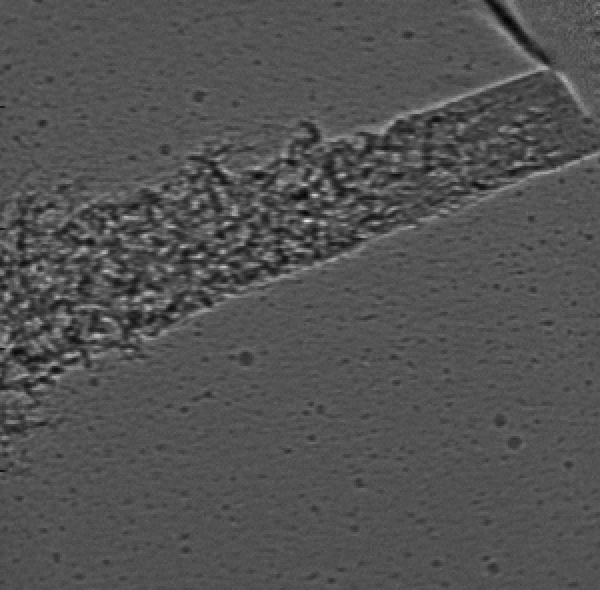
#> input picture 1.png, 600 x 590 px, found by its file name
$ jupyter execute --allow-errors Gabor_skikit.ipynb   (older library calls are emulated)
#> lines starting #> are read from the running program, lines starting #| are printed output that depends on the picture
[cell 1]
from __future__ import print_function

import matplotlib.pyplot as plt
import numpy as np
from scipy import ndimage as ndi

from skimage import data
from skimage.io import imread
from skimage.util import img_as_float
from skimage.filters import gabor_kernel

[cell 2]
def compute_feats(image, kernels):
    feats = np.zeros((len(kernels), 2), dtype=np.double)
    for k, kernel in enumerate(kernels):
        filtered = ndi.convolve(image, kernel, mode='wrap')
        feats[k, 0] = filtered.mean()
        feats[k, 1] = filtered.var()
    return feats


def match(feats, ref_feats):
    min_error = np.inf
    min_i = None
    for i in range(ref_feats.shape[0]):
        error = np.sum((feats - ref_feats[i, :])**2)
        if error < min_error:
            min_error = error
            min_i = i
    return min_i

[cell 3]
# prepare filter bank kernels
kernels = []
for theta in range(4):
    theta = theta / 4. * np.pi
    for sigma in (1, 3):
        for frequency in (0.05, 0.25):
            kernel = np.real(gabor_kernel(frequency, theta=theta,
                                          sigma_x=sigma, sigma_y=sigma))
            kernels.append(kernel)

[cell 4]
shrink = (slice(0, None, 3), slice(0, None, 3))
print(shrink)
fir = '/Users/shilpika/Documents/code/Combustion-Filters/'
brick = img_as_float(imread(fname=fir+'1.png',as_grey=True))[shrink]
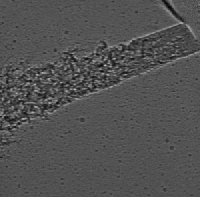
#> brick: shape (197, 200) float64; min 0.0157, max 0.804, mean 0.322
grass = img_as_float(imread(fir+'2.png',as_grey=True))[shrink]
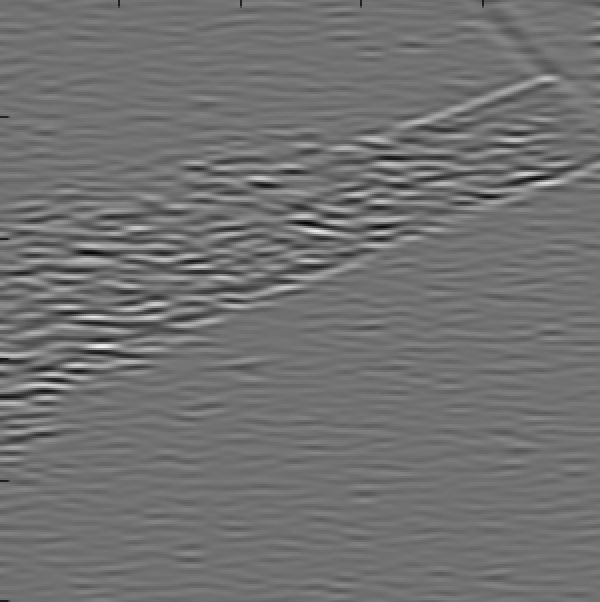
#> input picture 2.png, 600 x 602 px, found by its file name
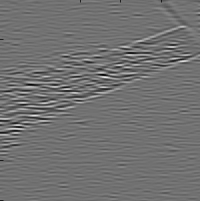
#> grass: shape (201, 200) float64; min 0.0157, max 0.918, mean 0.444
wall = img_as_float(imread(fir+'1.png',as_grey=True))[shrink]
print(brick.shape)
#| (197, 200)


image_names = ('brick', 'grass', 'wall')
images = (brick, grass, wall)

# prepare reference features
ref_feats = np.zeros((3, len(kernels), 2), dtype=np.double)
ref_feats[0, :, :] = compute_feats(brick, kernels)
#> after the loop in compute_feats, `for k, kernel in enumerate(kernels):`: feats = 16 rows, first 8: [0.307, 0.000985], [0.0938, 0.000201], [0.207, 0.00011], [0.000309, 1.1e-05], [0.307, 0.000995], [0.0939, 0.000278], [0.209, 0.000127], [4.97e-05, 2.26e-05]
ref_feats[1, :, :] = compute_feats(grass, kernels)
#> after the loop in compute_feats (call 2), `for k, kernel in enumerate(kernels):`: feats = 16 rows, first 8: [0.423, 0.000791], [0.129, 8.63e-05], [0.285, 1.66e-05], [0.000425, 2.27e-07], [0.423, 0.000838], [0.129, 0.000336], [0.288, 3.09e-05], [6.85e-05, 1.53e-06]
ref_feats[2, :, :] = compute_feats(wall, kernels)
#> after the loop in compute_feats (call 3), `for k, kernel in enumerate(kernels):`: feats = 16 rows, first 8: [0.307, 0.000985], [0.0938, 0.000201], [0.207, 0.00011], [0.000309, 1.1e-05], [0.307, 0.000995], [0.0939, 0.000278], [0.209, 0.000127], [4.97e-05, 2.26e-05]

print('Rotated images matched against references using Gabor filter banks:')

print('original: brick, rotated: 30deg, match result: ', end='')
feats = compute_feats(ndi.rotate(brick, angle=190, reshape=False), kernels)
#> after the loop in compute_feats (call 4), `for k, kernel in enumerate(kernels):`:
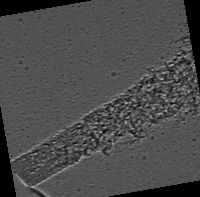
#> image: shape (197, 200) float64; min 0, max 0.686, mean 0.297
#> after the loop in compute_feats (call 4), `for k, kernel in enumerate(kernels):`: feats = 16 rows, first 8: [0.283, 0.00687], [0.0865, 0.000843], [0.191, 0.00238], [0.000285, 2.51e-05], [0.283, 0.00689], [0.0866, 0.000919], [0.192, 0.00241], [4.58e-05, 3.24e-05]
print(image_names[match(feats, ref_feats)])
#> the loop in match, `for i in range(ref_feats.shape[0]):` made 3 passes
#> (error, min_error) on pass 1: (0.00371, 0.00371)
#> error on passes 2 to 3: 0.122, 0.00371
#> after the loop in match, `for i in range(ref_feats.shape[0]):`: min_error = 0.00371; min_i = 0
#| brick

print('original: brick, rotated: 70deg, match result: ', end='')
feats = compute_feats(ndi.rotate(brick, angle=70, reshape=False), kernels)
#> after the loop in compute_feats (call 5), `for k, kernel in enumerate(kernels):`:
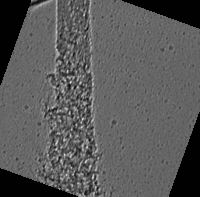
#> image: shape (197, 200) float64; min -0.00632, max 0.814, mean 0.281; drawn with min black and max white
#> after the loop in compute_feats (call 5), `for k, kernel in enumerate(kernels):`: feats = 16 rows, first 8: [0.268, 0.0107], [0.0818, 0.00132], [0.18, 0.00423], [0.000269, 4.91e-05], [0.268, 0.0107], [0.0819, 0.00126], [0.182, 0.00426], [4.34e-05, 2.93e-05]
print(image_names[match(feats, ref_feats)])
#> the loop in match (call 2), `for i in range(ref_feats.shape[0]):` made 3 passes
#> (error, min_error) on pass 1: (0.00999, 0.00999)
#> error on passes 2 to 3: 0.15, 0.00999
#| brick

print('original: grass, rotated: 145deg, match result: ', end='')
feats = compute_feats(ndi.rotate(grass, angle=145, reshape=False), kernels)
#> the loop in compute_feats (call 6), `for k, kernel in enumerate(kernels):` made 16 passes
#> pass 1, in compute_feats (call 6), `filtered = ndi.convolve(image, kernel, mode='wrap')`:
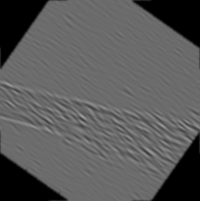
#> filtered: shape (201, 200) float64; min 0, max 0.634, mean 0.352
#> pass 2, in compute_feats (call 6), `filtered = ndi.convolve(image, kernel, mode='wrap')`:
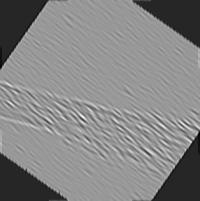
#> filtered: shape (201, 200) float64; min -0.0444, max 0.247, mean 0.108; drawn with min black and max white
#> pass 3, in compute_feats (call 6), `filtered = ndi.convolve(image, kernel, mode='wrap')`:
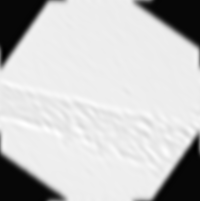
#> filtered: shape (201, 200) float64; min -0.00883, max 0.307, mean 0.237; drawn with min black and max white
#> after the loop in compute_feats (call 6), `for k, kernel in enumerate(kernels):`:
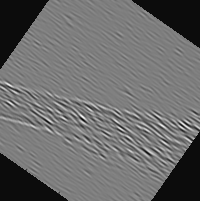
#> image: shape (201, 200) float64; min -0.0505, max 0.947, mean 0.37; drawn with min black and max white
#> after the loop in compute_feats (call 6), `for k, kernel in enumerate(kernels):`: feats = 16 rows, first 8: [0.352, 0.0248], [0.108, 0.00252], [0.237, 0.0104], [0.000354, 5.74e-06], [0.352, 0.0248], [0.108, 0.00244], [0.239, 0.0106], [5.7e-05, 9.96e-06]
print(image_names[match(feats, ref_feats)])
#| brick

[cell 5]
def power(image, kernel):
    # Normalize images for better comparison.
    image = (image - image.mean()) / image.std()
    return np.sqrt(ndi.convolve(image, np.real(kernel), mode='wrap')**2 +
                   ndi.convolve(image, np.imag(kernel), mode='wrap')**2)

[cell 6]
# Plot a selection of the filter bank kernels and their responses.
results = []
kernel_params = []
for theta in (0, 1):
    theta = theta / 4. * np.pi
    for frequency in (0.1, 0.4):
        kernel = gabor_kernel(frequency, theta=theta)
        params = 'theta=%d,\nfrequency=%.2f' % (theta * 180 / np.pi, frequency)
        kernel_params.append(params)
        # Save kernel and the power image for each image
        results.append((kernel, [power(img, kernel) for img in images]))
#> this loop made 2 passes
#> theta on pass 2: 0.785
#> pass 1, in power, `image = (image - image.mean()) / image.std()`:
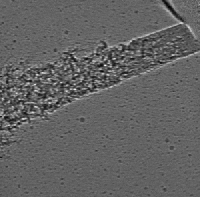
#> image: shape (197, 200) float64; min -5.36, max 8.41, mean 4.18e-16; drawn with min black and max white
#> after the loop, kernel_params = 4 items; results = 4 items

fig, axes = plt.subplots(nrows=5, ncols=4, figsize=(5, 6))
plt.gray()

fig.suptitle('Image responses for Gabor filter kernels', fontsize=12)

axes[0][0].axis('off')

# Plot original images
for label, img, ax in zip(image_names, images, axes[0][1:]):
    ax.imshow(img)
    ax.set_title(label, fontsize=9)
    ax.axis('off')
#> this loop made 3 passes
#> label on passes 1 to 3: 'brick', 'grass', 'wall'

#> (the rest of this cell did not finish here and is left out)
